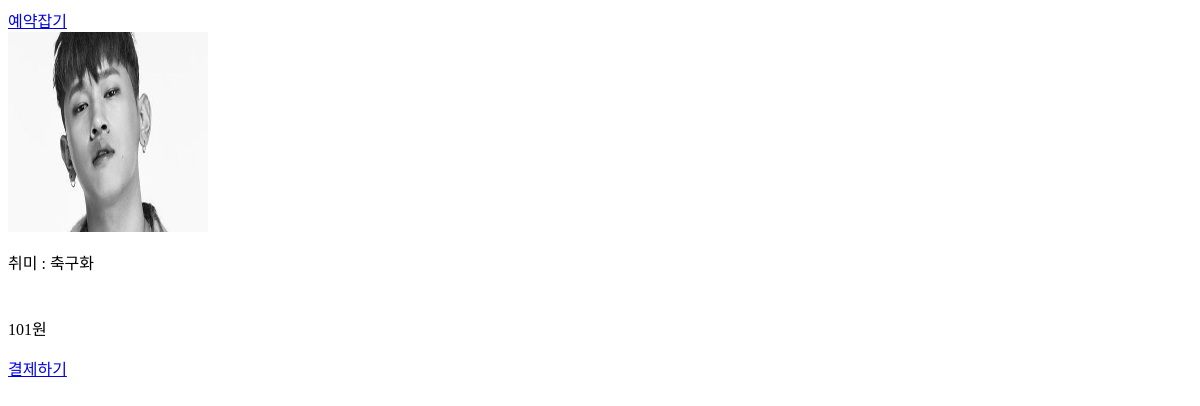
Page /shop/ on the earlier database version.
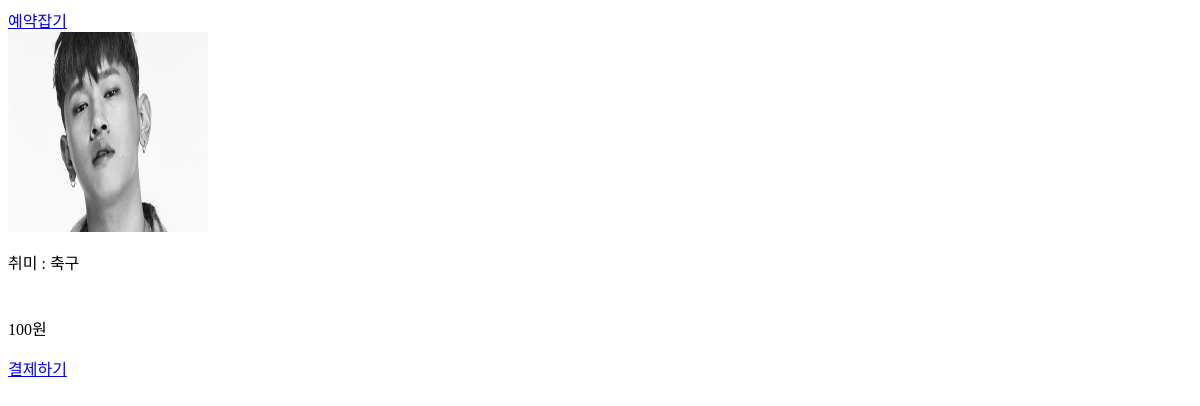
Same page on the later database version.
### shop/models.py (models this page shows)
class Item(models.Model):
    name = models.CharField(max_length = 100, verbose_name = '상품명')
    desc = models.TextField(blank = True)
    amount = models.PositiveIntegerField(verbose_name = '가격')
    photo = models.ImageField()

### shop/views.py (the view)
class ItemListView(ListView):
    model = Item
    def get_queryset(self):
        self.q = self.request.GET.get('q', '')
        qs = super().get_queryset()
        if self.q:
            qs = qs.filter(name__icontains=self.q)
        return qs
    def get_context_data(self, **kwargs):
        context = super().get_context_data(**kwargs)
        context['q'] = self.q
        return context

### shop/templates/shop/item_list.html
{% extends "shop/layout.html" %}
{% load humanize %}
{% block content %}
    <div class="container">
        <a href="meet_create" class="btn btn-primary btn-xl rounded-pill mt-5">예약잡기</a>
        <div class="row">
            {% for item in item_list %}
                <div class="col-sm-3 mb-3">
                    <div class="card">
                        <img src="{{ item.photo.url }}" class="card-img-top" alt="" width="200" height="200">
                        <div class="card-body">
                            <p class="card-text" style="line-height: 1.5em; height: 3em; text-overflow: ellipsis;">취미 : {{ item.name }}</p>
                            <p class="card-text text-right">{{ item.amount|intcomma }}원</p>
                        </div>
                        <a href="{% url 'shop:order_new' item.pk %}" class="btn btn-primary btn-block">결제하기</a>
                    </div>
                </div>
            {% endfor %}
        </div>
    </div>
{% endblock %}

### shop/templates/shop/layout.html
{% extends "shop/withme.html" %}

### shop/templates/shop/withme.html (shortened to what this page needs)
<!doctype html>
<html>
<head>
</head>
<body>
    {% block content %}
    {% endblock %}
</body>
</html>

Differences in the rows shown:
changed Item: name "축구화" → "축구"; amount "101" → "100"
